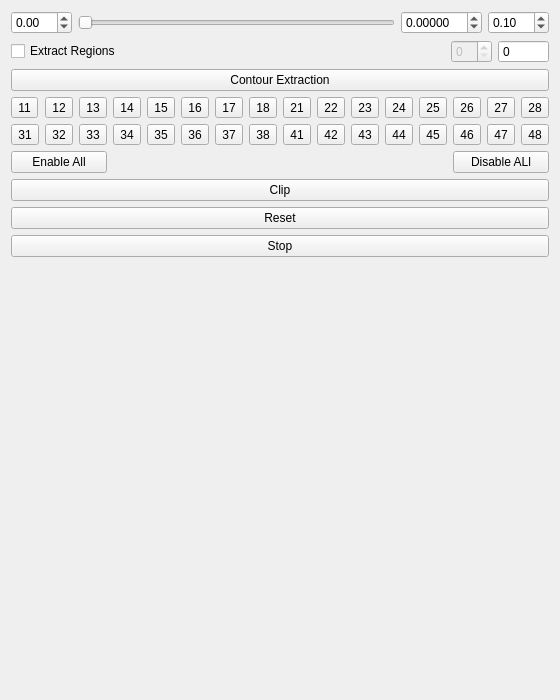
<?xml version="1.0" encoding="UTF-8"?>
<ui version="4.0">
 <class>QOrthodonticsContourControllerWidget</class>
 <widget class="QWidget" name="QOrthodonticsContourControllerWidget">
  <property name="geometry">
   <rect>
    <x>0</x>
    <y>0</y>
    <width>426</width>
    <height>700</height>
   </rect>
  </property>
  <property name="windowTitle">
   <string>QOrthodonticsContourControllerWidget</string>
  </property>
  <layout class="QVBoxLayout" name="verticalLayout">
   <item>
    <layout class="QHBoxLayout" name="horizontalLayout">
     <item>
      <widget class="QDoubleSpinBox" name="doubleSpinBoxLowerRange">
       <property name="decimals">
        <number>2</number>
       </property>
       <property name="minimum">
        <double>-99.000000000000000</double>
       </property>
       <property name="maximum">
        <double>99.000000000000000</double>
       </property>
       <property name="singleStep">
        <double>0.100000000000000</double>
       </property>
       <property name="value">
        <double>0.000000000000000</double>
       </property>
      </widget>
     </item>
     <item>
      <widget class="QSlider" name="horizontalSliderLowerThreshold">
       <property name="orientation">
        <enum>Qt::Horizontal</enum>
       </property>
      </widget>
     </item>
     <item>
      <widget class="QDoubleSpinBox" name="doubleSpinBoxLowerThreshold">
       <property name="decimals">
        <number>5</number>
       </property>
       <property name="minimum">
        <double>-99.000000000000000</double>
       </property>
       <property name="singleStep">
        <double>0.001000000000000</double>
       </property>
      </widget>
     </item>
     <item>
      <widget class="QDoubleSpinBox" name="doubleSpinBoxUpperRange">
       <property name="decimals">
        <number>2</number>
       </property>
       <property name="minimum">
        <double>-99.000000000000000</double>
       </property>
       <property name="maximum">
        <double>99.000000000000000</double>
       </property>
       <property name="singleStep">
        <double>0.100000000000000</double>
       </property>
       <property name="value">
        <double>0.100000000000000</double>
       </property>
      </widget>
     </item>
    </layout>
   </item>
   <item>
    <layout class="QHBoxLayout" name="horizontalLayout_2">
     <item>
      <widget class="QCheckBox" name="checkBoxExtractRegions">
       <property name="text">
        <string>Extract Regions</string>
       </property>
      </widget>
     </item>
     <item>
      <spacer name="horizontalSpacer">
       <property name="orientation">
        <enum>Qt::Horizontal</enum>
       </property>
       <property name="sizeHint" stdset="0">
        <size>
         <width>40</width>
         <height>20</height>
        </size>
       </property>
      </spacer>
     </item>
     <item>
      <widget class="QSpinBox" name="spinBoxExtractRegions">
       <property name="enabled">
        <bool>false</bool>
       </property>
       <property name="minimum">
        <number>0</number>
       </property>
      </widget>
     </item>
     <item>
      <widget class="QSpinBox" name="spinBoxNumberOfRegions">
       <property name="readOnly">
        <bool>true</bool>
       </property>
       <property name="buttonSymbols">
        <enum>QAbstractSpinBox::NoButtons</enum>
       </property>
       <property name="maximum">
        <number>999999999</number>
       </property>
      </widget>
     </item>
    </layout>
   </item>
   <item>
    <widget class="QPushButton" name="pushButtonContourExtraction">
     <property name="text">
      <string>Contour Extraction</string>
     </property>
     <property name="checkable">
      <bool>true</bool>
     </property>
    </widget>
   </item>
   <item>
    <layout class="QGridLayout" name="gridLayout">
     <item row="1" column="0">
      <widget class="QToolButton" name="toolButtonContour31">
       <property name="enabled">
        <bool>true</bool>
       </property>
       <property name="text">
        <string>31</string>
       </property>
       <property name="checkable">
        <bool>true</bool>
       </property>
       <attribute name="buttonGroup">
        <string notr="true">buttonGroupContour</string>
       </attribute>
      </widget>
     </item>
     <item row="0" column="15">
      <widget class="QToolButton" name="toolButtonContour28">
       <property name="enabled">
        <bool>true</bool>
       </property>
       <property name="text">
        <string>28</string>
       </property>
       <property name="checkable">
        <bool>true</bool>
       </property>
       <attribute name="buttonGroup">
        <string notr="true">buttonGroupContour</string>
       </attribute>
      </widget>
     </item>
     <item row="0" column="14">
      <widget class="QToolButton" name="toolButtonContour27">
       <property name="enabled">
        <bool>true</bool>
       </property>
       <property name="text">
        <string>27</string>
       </property>
       <property name="checkable">
        <bool>true</bool>
       </property>
       <attribute name="buttonGroup">
        <string notr="true">buttonGroupContour</string>
       </attribute>
      </widget>
     </item>
     <item row="1" column="4">
      <widget class="QToolButton" name="toolButtonContour35">
       <property name="enabled">
        <bool>true</bool>
       </property>
       <property name="text">
        <string>35</string>
       </property>
       <property name="checkable">
        <bool>true</bool>
       </property>
       <attribute name="buttonGroup">
        <string notr="true">buttonGroupContour</string>
       </attribute>
      </widget>
     </item>
     <item row="1" column="9">
      <widget class="QToolButton" name="toolButtonContour42">
       <property name="enabled">
        <bool>true</bool>
       </property>
       <property name="text">
        <string>42</string>
       </property>
       <property name="checkable">
        <bool>true</bool>
       </property>
       <attribute name="buttonGroup">
        <string notr="true">buttonGroupContour</string>
       </attribute>
      </widget>
     </item>
     <item row="0" column="1">
      <widget class="QToolButton" name="toolButtonContour12">
       <property name="enabled">
        <bool>true</bool>
       </property>
       <property name="text">
        <string>12</string>
       </property>
       <property name="checkable">
        <bool>true</bool>
       </property>
       <attribute name="buttonGroup">
        <string notr="true">buttonGroupContour</string>
       </attribute>
      </widget>
     </item>
     <item row="1" column="12">
      <widget class="QToolButton" name="toolButtonContour45">
       <property name="enabled">
        <bool>true</bool>
       </property>
       <property name="text">
        <string>45</string>
       </property>
       <property name="checkable">
        <bool>true</bool>
       </property>
       <attribute name="buttonGroup">
        <string notr="true">buttonGroupContour</string>
       </attribute>
      </widget>
     </item>
     <item row="0" column="0">
      <widget class="QToolButton" name="toolButtonContour11">
       <property name="enabled">
        <bool>true</bool>
       </property>
       <property name="text">
        <string>11</string>
       </property>
       <property name="checkable">
        <bool>true</bool>
       </property>
       <attribute name="buttonGroup">
        <string notr="true">buttonGroupContour</string>
       </attribute>
      </widget>
     </item>
     <item row="0" column="2">
      <widget class="QToolButton" name="toolButtonContour13">
       <property name="enabled">
        <bool>true</bool>
       </property>
       <property name="text">
        <string>13</string>
       </property>
       <property name="checkable">
        <bool>true</bool>
       </property>
       <attribute name="buttonGroup">
        <string notr="true">buttonGroupContour</string>
       </attribute>
      </widget>
     </item>
     <item row="0" column="12">
      <widget class="QToolButton" name="toolButtonContour25">
       <property name="enabled">
        <bool>true</bool>
       </property>
       <property name="text">
        <string>25</string>
       </property>
       <property name="checkable">
        <bool>true</bool>
       </property>
       <attribute name="buttonGroup">
        <string notr="true">buttonGroupContour</string>
       </attribute>
      </widget>
     </item>
     <item row="1" column="5">
      <widget class="QToolButton" name="toolButtonContour36">
       <property name="enabled">
        <bool>true</bool>
       </property>
       <property name="text">
        <string>36</string>
       </property>
       <property name="checkable">
        <bool>true</bool>
       </property>
       <attribute name="buttonGroup">
        <string notr="true">buttonGroupContour</string>
       </attribute>
      </widget>
     </item>
     <item row="1" column="14">
      <widget class="QToolButton" name="toolButtonContour47">
       <property name="enabled">
        <bool>true</bool>
       </property>
       <property name="text">
        <string>47</string>
       </property>
       <property name="checkable">
        <bool>true</bool>
       </property>
       <attribute name="buttonGroup">
        <string notr="true">buttonGroupContour</string>
       </attribute>
      </widget>
     </item>
     <item row="0" column="8">
      <widget class="QToolButton" name="toolButtonContour21">
       <property name="enabled">
        <bool>true</bool>
       </property>
       <property name="text">
        <string>21</string>
       </property>
       <property name="checkable">
        <bool>true</bool>
       </property>
       <attribute name="buttonGroup">
        <string notr="true">buttonGroupContour</string>
       </attribute>
      </widget>
     </item>
     <item row="2" column="0" colspan="3">
      <widget class="QPushButton" name="pushButtonEnableAll">
       <property name="text">
        <string>Enable All</string>
       </property>
      </widget>
     </item>
     <item row="0" column="5">
      <widget class="QToolButton" name="toolButtonContour16">
       <property name="enabled">
        <bool>true</bool>
       </property>
       <property name="text">
        <string>16</string>
       </property>
       <property name="checkable">
        <bool>true</bool>
       </property>
       <attribute name="buttonGroup">
        <string notr="true">buttonGroupContour</string>
       </attribute>
      </widget>
     </item>
     <item row="0" column="11">
      <widget class="QToolButton" name="toolButtonContour24">
       <property name="enabled">
        <bool>true</bool>
       </property>
       <property name="text">
        <string>24</string>
       </property>
       <property name="checkable">
        <bool>true</bool>
       </property>
       <attribute name="buttonGroup">
        <string notr="true">buttonGroupContour</string>
       </attribute>
      </widget>
     </item>
     <item row="1" column="10">
      <widget class="QToolButton" name="toolButtonContour43">
       <property name="enabled">
        <bool>true</bool>
       </property>
       <property name="text">
        <string>43</string>
       </property>
       <property name="checkable">
        <bool>true</bool>
       </property>
       <attribute name="buttonGroup">
        <string notr="true">buttonGroupContour</string>
       </attribute>
      </widget>
     </item>
     <item row="2" column="13" colspan="3">
      <widget class="QPushButton" name="pushButtonDisableAll">
       <property name="text">
        <string>Disable ALl</string>
       </property>
      </widget>
     </item>
     <item row="0" column="9">
      <widget class="QToolButton" name="toolButtonContour22">
       <property name="enabled">
        <bool>true</bool>
       </property>
       <property name="text">
        <string>22</string>
       </property>
       <property name="checkable">
        <bool>true</bool>
       </property>
       <attribute name="buttonGroup">
        <string notr="true">buttonGroupContour</string>
       </attribute>
      </widget>
     </item>
     <item row="0" column="6">
      <widget class="QToolButton" name="toolButtonContour17">
       <property name="enabled">
        <bool>true</bool>
       </property>
       <property name="text">
        <string>17</string>
       </property>
       <property name="checkable">
        <bool>true</bool>
       </property>
       <attribute name="buttonGroup">
        <string notr="true">buttonGroupContour</string>
       </attribute>
      </widget>
     </item>
     <item row="0" column="13">
      <widget class="QToolButton" name="toolButtonContour26">
       <property name="enabled">
        <bool>true</bool>
       </property>
       <property name="text">
        <string>26</string>
       </property>
       <property name="checkable">
        <bool>true</bool>
       </property>
       <attribute name="buttonGroup">
        <string notr="true">buttonGroupContour</string>
       </attribute>
      </widget>
     </item>
     <item row="0" column="3">
      <widget class="QToolButton" name="toolButtonContour14">
       <property name="enabled">
        <bool>true</bool>
       </property>
       <property name="text">
        <string>14</string>
       </property>
       <property name="checkable">
        <bool>true</bool>
       </property>
       <attribute name="buttonGroup">
        <string notr="true">buttonGroupContour</string>
       </attribute>
      </widget>
     </item>
     <item row="1" column="7">
      <widget class="QToolButton" name="toolButtonContour38">
       <property name="enabled">
        <bool>true</bool>
       </property>
       <property name="text">
        <string>38</string>
       </property>
       <property name="checkable">
        <bool>true</bool>
       </property>
       <attribute name="buttonGroup">
        <string notr="true">buttonGroupContour</string>
       </attribute>
      </widget>
     </item>
     <item row="1" column="2">
      <widget class="QToolButton" name="toolButtonContour33">
       <property name="enabled">
        <bool>true</bool>
       </property>
       <property name="text">
        <string>33</string>
       </property>
       <property name="checkable">
        <bool>true</bool>
       </property>
       <attribute name="buttonGroup">
        <string notr="true">buttonGroupContour</string>
       </attribute>
      </widget>
     </item>
     <item row="1" column="8">
      <widget class="QToolButton" name="toolButtonContour41">
       <property name="enabled">
        <bool>true</bool>
       </property>
       <property name="text">
        <string>41</string>
       </property>
       <property name="checkable">
        <bool>true</bool>
       </property>
       <attribute name="buttonGroup">
        <string notr="true">buttonGroupContour</string>
       </attribute>
      </widget>
     </item>
     <item row="0" column="10">
      <widget class="QToolButton" name="toolButtonContour23">
       <property name="enabled">
        <bool>true</bool>
       </property>
       <property name="text">
        <string>23</string>
       </property>
       <property name="checkable">
        <bool>true</bool>
       </property>
       <attribute name="buttonGroup">
        <string notr="true">buttonGroupContour</string>
       </attribute>
      </widget>
     </item>
     <item row="1" column="15">
      <widget class="QToolButton" name="toolButtonContour48">
       <property name="enabled">
        <bool>true</bool>
       </property>
       <property name="text">
        <string>48</string>
       </property>
       <property name="checkable">
        <bool>true</bool>
       </property>
       <attribute name="buttonGroup">
        <string notr="true">buttonGroupContour</string>
       </attribute>
      </widget>
     </item>
     <item row="0" column="4">
      <widget class="QToolButton" name="toolButtonContour15">
       <property name="enabled">
        <bool>true</bool>
       </property>
       <property name="text">
        <string>15</string>
       </property>
       <property name="checkable">
        <bool>true</bool>
       </property>
       <attribute name="buttonGroup">
        <string notr="true">buttonGroupContour</string>
       </attribute>
      </widget>
     </item>
     <item row="1" column="3">
      <widget class="QToolButton" name="toolButtonContour34">
       <property name="enabled">
        <bool>true</bool>
       </property>
       <property name="text">
        <string>34</string>
       </property>
       <property name="checkable">
        <bool>true</bool>
       </property>
       <attribute name="buttonGroup">
        <string notr="true">buttonGroupContour</string>
       </attribute>
      </widget>
     </item>
     <item row="1" column="13">
      <widget class="QToolButton" name="toolButtonContour46">
       <property name="enabled">
        <bool>true</bool>
       </property>
       <property name="text">
        <string>46</string>
       </property>
       <property name="checkable">
        <bool>true</bool>
       </property>
       <attribute name="buttonGroup">
        <string notr="true">buttonGroupContour</string>
       </attribute>
      </widget>
     </item>
     <item row="1" column="11">
      <widget class="QToolButton" name="toolButtonContour44">
       <property name="enabled">
        <bool>true</bool>
       </property>
       <property name="text">
        <string>44</string>
       </property>
       <property name="checkable">
        <bool>true</bool>
       </property>
       <attribute name="buttonGroup">
        <string notr="true">buttonGroupContour</string>
       </attribute>
      </widget>
     </item>
     <item row="0" column="7">
      <widget class="QToolButton" name="toolButtonContour18">
       <property name="enabled">
        <bool>true</bool>
       </property>
       <property name="text">
        <string>18</string>
       </property>
       <property name="checkable">
        <bool>true</bool>
       </property>
       <attribute name="buttonGroup">
        <string notr="true">buttonGroupContour</string>
       </attribute>
      </widget>
     </item>
     <item row="1" column="1">
      <widget class="QToolButton" name="toolButtonContour32">
       <property name="enabled">
        <bool>true</bool>
       </property>
       <property name="text">
        <string>32</string>
       </property>
       <property name="checkable">
        <bool>true</bool>
       </property>
       <attribute name="buttonGroup">
        <string notr="true">buttonGroupContour</string>
       </attribute>
      </widget>
     </item>
     <item row="1" column="6">
      <widget class="QToolButton" name="toolButtonContour37">
       <property name="enabled">
        <bool>true</bool>
       </property>
       <property name="text">
        <string>37</string>
       </property>
       <property name="checkable">
        <bool>true</bool>
       </property>
       <attribute name="buttonGroup">
        <string notr="true">buttonGroupContour</string>
       </attribute>
      </widget>
     </item>
    </layout>
   </item>
   <item>
    <widget class="QPushButton" name="pushButtonClip">
     <property name="text">
      <string>Clip</string>
     </property>
    </widget>
   </item>
   <item>
    <widget class="QPushButton" name="pushButton">
     <property name="text">
      <string>Reset</string>
     </property>
    </widget>
   </item>
   <item>
    <widget class="QPushButton" name="pushButtonStop">
     <property name="text">
      <string>Stop</string>
     </property>
     <property name="checkable">
      <bool>true</bool>
     </property>
    </widget>
   </item>
   <item>
    <spacer name="verticalSpacer">
     <property name="orientation">
      <enum>Qt::Vertical</enum>
     </property>
     <property name="sizeHint" stdset="0">
      <size>
       <width>20</width>
       <height>650</height>
      </size>
     </property>
    </spacer>
   </item>
  </layout>
 </widget>
 <resources/>
 <connections/>
 <buttongroups>
  <buttongroup name="buttonGroupContour">
   <property name="exclusive">
    <bool>false</bool>
   </property>
  </buttongroup>
 </buttongroups>
</ui>
